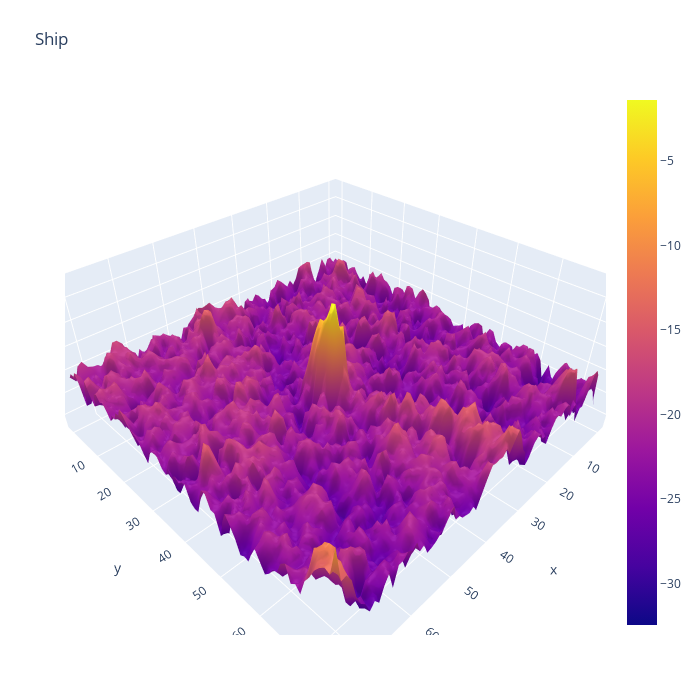

Write notebook code for a chart like this one.
### Code cell
plotmy3d(X_band_1[14,:,:], 'Ship')

### Figure 1 — Plotly figure (JSON) as saved in the notebook; plotly's stock layout.template omitted (floating-point values rounded to 4 significant figures; data arrays with more than 128 entries replaced by an {"elided": "..."} marker saying what was removed)
{"data": [{"type": "surface", "z": {"elided": "75x75 float values"}}], "layout": {"autosize": false, "height": 700, "margin": {"b": 65, "l": 65, "r": 50, "t": 90}, "title": {"text": "Ship"}, "width": 700}}
